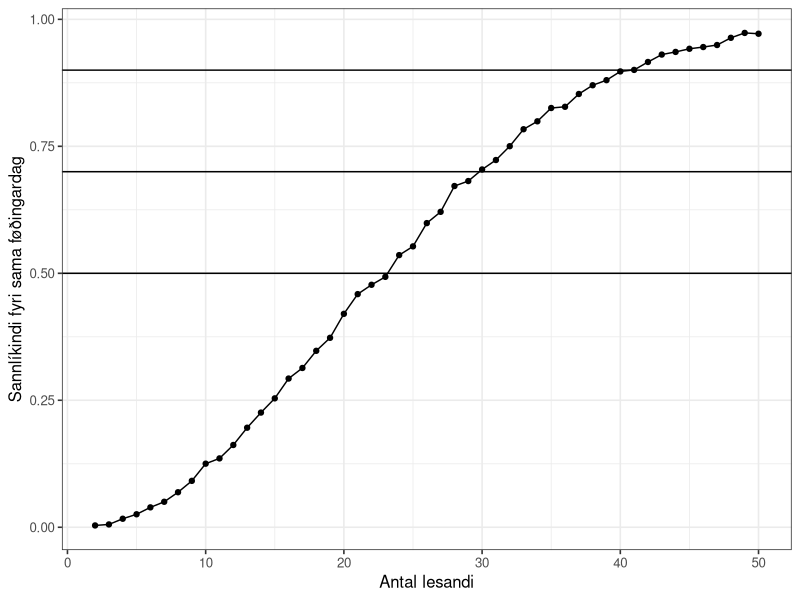
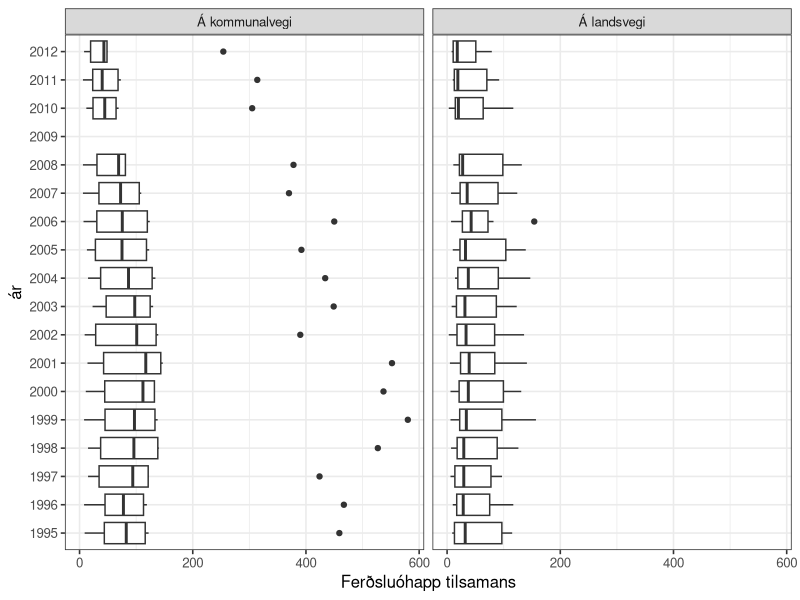
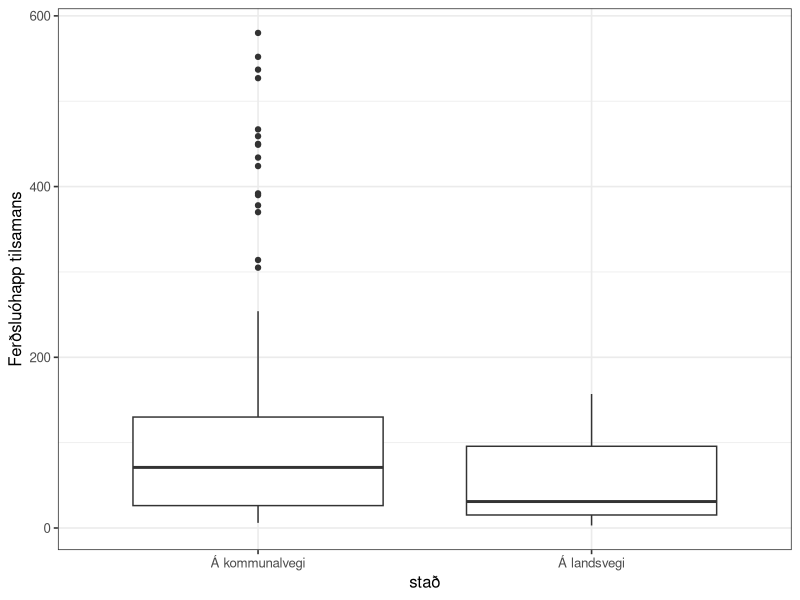
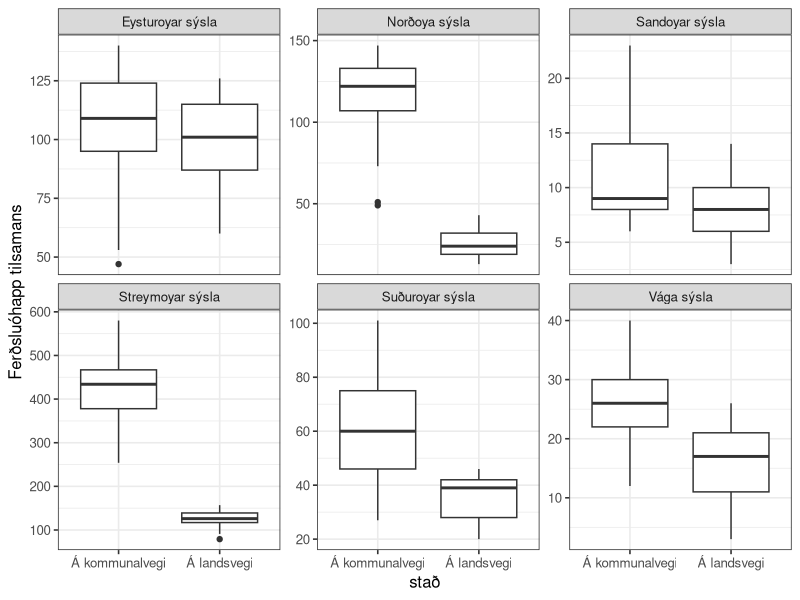
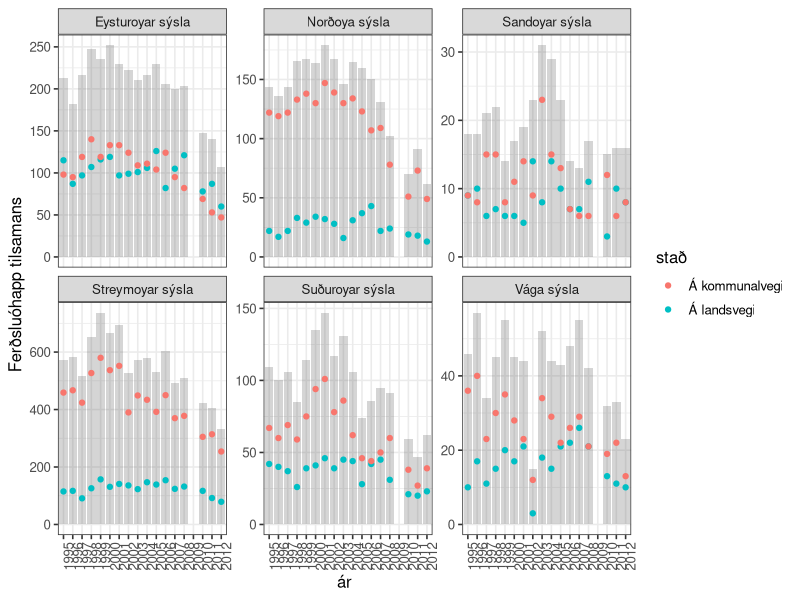
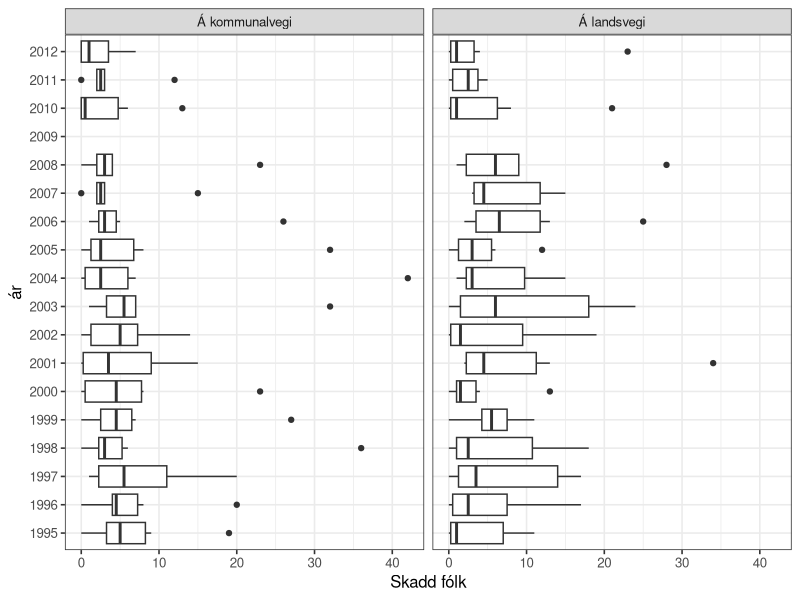
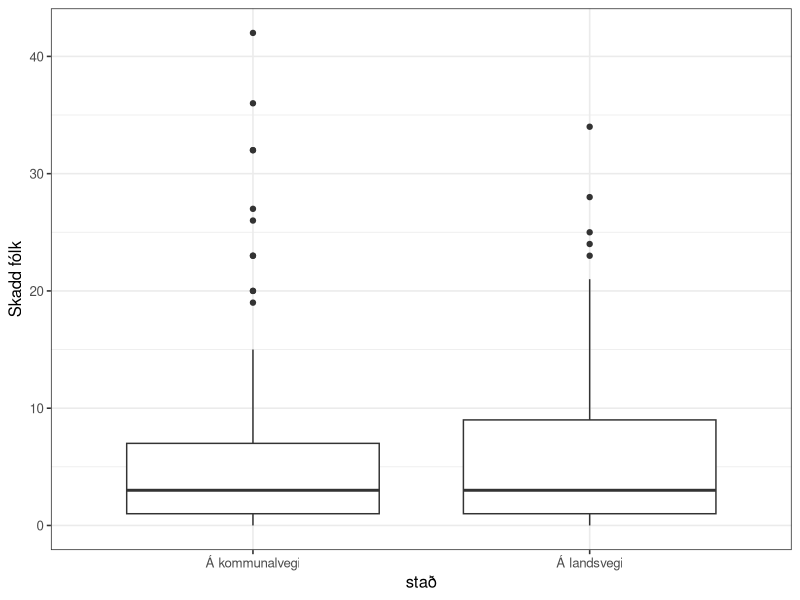
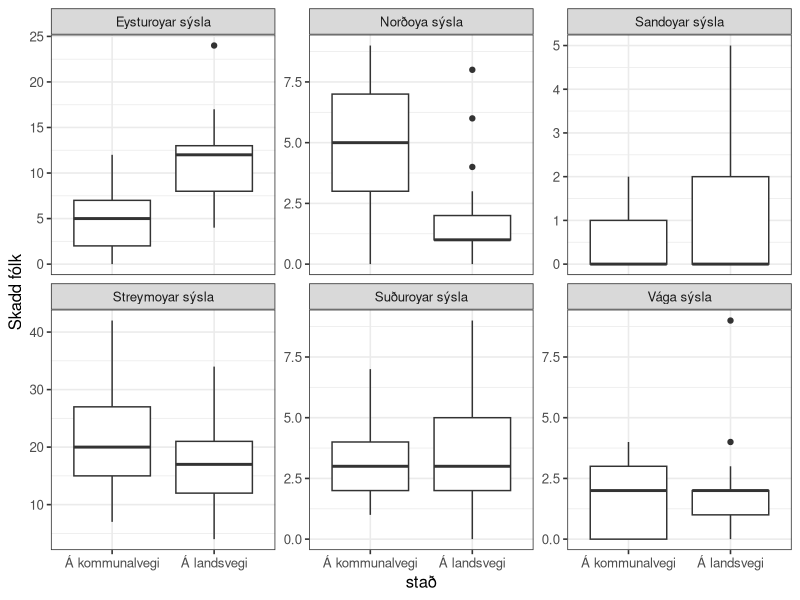

These charts were generated, in order, by the following R code:
## ---- chunk 1
knitr::opts_chunk$set(echo = TRUE)

options(dplyr.summarise.inform = FALSE)
library(tidyverse)

# set theme used for plotting
theme_set(theme_bw(base_size = 12))

## ---- chunk 2
n_lesandi <- 2:10
roynd_nr <- 1:2

sama_fdag <- crossing(n_lesandi, roynd_nr)
sama_fdag
## ---- chunk 3
sama_fdag <- mutate(
  sama_fdag,
  fdag = map(n_lesandi, ~ sample(365, ., replace = TRUE))
  )
sama_fdag
## ---- chunk 4
# Ein listi av integers
str(sama_fdag$fdag)
## ---- chunk 5


sama_fdag <- mutate(sama_fdag, nakar_sdag = map_lgl(fdag, ~ any(duplicated(.x))))
sama_fdag

## ---- chunk 6
p_samadag <- sama_fdag %>%
  group_by(n_lesandi) %>%
  summarise(p_sdag = mean(nakar_sdag))

p_samadag
## ---- chunk 7

p_samadag <-
  crossing(n_lesandi = 2:10, roynd_nr = 1:2) %>%
  mutate(.,
  fdag = map(n_lesandi, ~sample(365, ., replace = TRUE))
  ) %>%
  mutate(., nakar_sdag = map_lgl(fdag, ~any(duplicated(.x)))) %>%
  group_by(n_lesandi) %>%
  summarize(p_sdag = mean(nakar_sdag))
  
p_samadag
## ---- chunk 8

n_lesandi <- 2:50

p_samadag <-
  crossing(n_lesandi, roynd_nr) %>%
  mutate(.,
  fdag = map(n_lesandi, ~sample(365, ., replace = TRUE))
  ) %>%
  mutate(., nakar_sdag = map_lgl(fdag, ~any(duplicated(.x)))) %>%
  group_by(n_lesandi) %>%
  summarize(p_sdag = mean(nakar_sdag))
  
p_samadag

## ---- chunk 9
roynd_nr <- 1:5000
p_samadag <-
  crossing(n_lesandi, roynd_nr) %>%
  mutate(.,
  fdag = map(n_lesandi, ~sample(365, ., replace = TRUE))
  ) %>%
  mutate(., nakar_sdag = map_lgl(fdag, ~any(duplicated(.x)))) %>%
  group_by(n_lesandi) %>%
  summarize(p_sdag = mean(nakar_sdag))
  
p_samadag
## ---- chunk 10
ggplot(p_samadag, aes(x = n_lesandi, y = p_sdag)) +
  geom_point() +
  geom_line() +
  xlab("Antal lesandi") +
  ylab("Sannlíkindi fyri sama føðingardag") +
  geom_hline(yintercept = 0.5) +
  geom_hline(yintercept = 0.7) +
  geom_hline(yintercept = 0.9)
## ---- chunk 11

## ---- chunk 12

## ---- chunk 13


## ---- chunk 14

## ---- chunk 15

## ---- chunk 16

## ---- chunk 17

## ---- chunk 18

## ---- chunk 19

## ---- chunk 20

## ---- chunk 21

## ---- chunk 22

## ---- chunk 23
ferdslu_ohapp <- read_csv("ferdslu_ohapp.csv")
ferdslu_ohapp
## ---- chunk 24
ferdslu_ohapp <- read_csv("ferdslu_ohapp.csv", skip = 1, na = "..")
ferdslu_ohapp
## ---- chunk 25
ferdslu_ohapp <- ferdslu_ohapp %>%
  mutate(across(everything(), ~ str_replace(., "-", "0")))
ferdslu_ohapp
## ---- chunk 26
ferdslu_ohapp <- pivot_longer(ferdslu_ohapp, cols = '1995':'2012',
                   names_to = "ár", values_to = "n", values_transform = list(n = as.integer))

ferdslu_ohapp

#ferdslu_ohapp$n <- as.integer(ferdslu_ohapp$n)

## ---- chunk 27

ferdslu_ohapp <- pivot_wider(ferdslu_ohapp, names_from = slag, values_from = n)


ferdslu_ohapp
## ---- chunk 28

ggplot(ferdslu_ohapp) +
  geom_boxplot(aes(x = `Ferðsluóhapp tilsamans`, y = ár), na.rm = TRUE) +
  facet_wrap(~stað)

## ---- chunk 29
df <- ferdslu_ohapp %>%
  filter(`Ferðsluóhapp tilsamans` > 150) 
df
## ---- chunk 30

ggplot(data = ferdslu_ohapp) +
  geom_boxplot(aes(x = stað, y = `Ferðsluóhapp tilsamans`), na.rm = TRUE)

## ---- chunk 31

ggplot(data = ferdslu_ohapp) +
  geom_boxplot(aes(x = stað, y = `Ferðsluóhapp tilsamans`), na.rm = TRUE) +
  facet_wrap(~sýsla, scales = "free_y")
  
  

## ---- chunk 32

ggplot(ferdslu_ohapp) +
  geom_bar(aes(x = ár, y = `Ferðsluóhapp tilsamans`), alpha = 0.25, stat = "Identity", na.rm = TRUE) +
  geom_point(aes(x = ár, y = `Ferðsluóhapp tilsamans`, colour = stað), na.rm = TRUE) +
  facet_wrap(~sýsla, scales = "free_y") +
  theme(axis.text.x = element_text(angle = 90))

## ---- chunk 33
ggplot(ferdslu_ohapp, aes(x = `Skadd fólk`, y = `ár`)) +
  geom_boxplot(na.rm = TRUE) +
  facet_wrap(~ `stað`)

## ---- chunk 34
ggplot(ferdslu_ohapp, aes(x = `stað`, y = `Skadd fólk`)) +
  geom_boxplot(na.rm = TRUE)
## ---- chunk 35
ggplot(ferdslu_ohapp, aes(x = `stað`, y = `Skadd fólk`)) +
  geom_boxplot(na.rm = TRUE) +
  facet_wrap(~ `sýsla`, scales = "free_y")
## ---- chunk 36
ggplot(ferdslu_ohapp, aes(x = `stað`, y = `Skadd fólk` / `Ferðsluóhapp tilsamans`)) +
  geom_boxplot(na.rm = TRUE) +
  facet_wrap(~ `sýsla`, scales = "free_y")
## ---- chunk 37
ggplot(ferdslu_ohapp) +
  geom_boxplot(aes(x = `Skadd fólk`/`Ferðsluóhapp tilsamans`, y = `stað`), color = "red", na.rm = TRUE) +
  geom_violin(aes(x = `Skadd fólk`/`Ferðsluóhapp tilsamans`, y = `stað`), alpha = 0.25, na.rm = TRUE) +
  geom_boxplot(aes(x = `Skadd fólk` / `Ferðsluóhapp tilsamans`, y = `sýsla`), color = "blue", na.rm = TRUE) +
  geom_violin(aes(x = `Skadd fólk` / `Ferðsluóhapp tilsamans`, y = `sýsla`), alpha = 0.25, na.rm = TRUE)
## ---- chunk 38
ophapp_yvirlit <- ferdslu_ohapp %>% 
  filter(`ár` != "2009") %>%
  group_by(`stað`) %>%
  summarise(
    n = n(),
    n_ohapp = sum(`Ferðsluóhapp tilsamans`),
    n_skadd = sum(`Skadd fólk`),
    p_skadd = n_skadd / n_ohapp
  )

ophapp_yvirlit
## ---- chunk 39
t.test(ophapp_yvirlit$p_skadd, conf.level = .95)$conf.int
## ---- chunk 40

## ---- chunk 41

## ---- chunk 42

## ---- chunk 43

## ---- chunk 44

## ---- chunk 45

## ---- chunk 46

## ---- chunk 47
